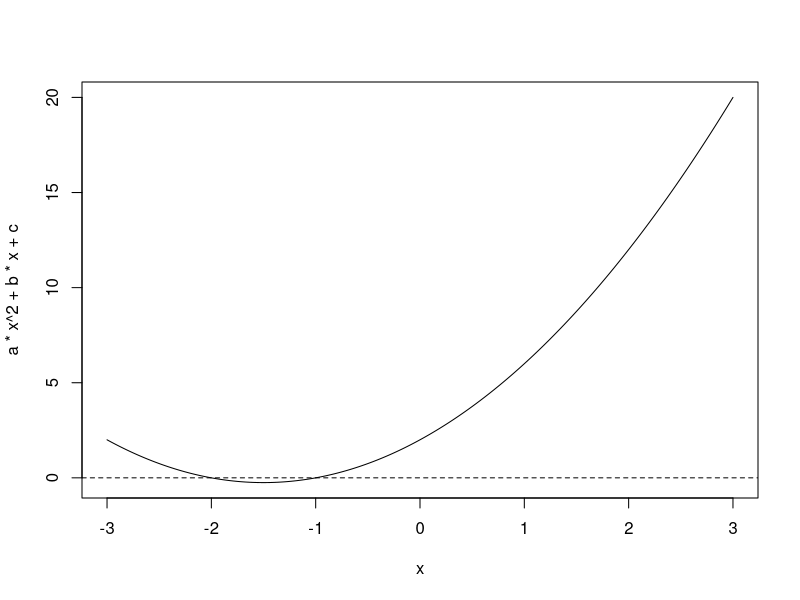

R code for this plot:
## ---- chunk 1
a <- 1
b <- 3
c <- 2

# Compute delta
Delta <- b^2 - 4*a*c

# Calculate the solutions using calculated delta
if (Delta > 0) {
  x1 <- (-b + sqrt(Delta)) / (2*a)
  x2 <- (-b - sqrt(Delta)) / (2*a)
  solutions <- c(x1, x2)
} else if (Delta == 0) {
  x1 <- -b / (2*a)
  solutions <- x1
} else {
  solutions <- NULL
}

solutions

x <- seq(-3, 3, length = 300)

plot(x, a*x^2 + b*x + c, type = "l")

abline(h = 0, lty = 2)

